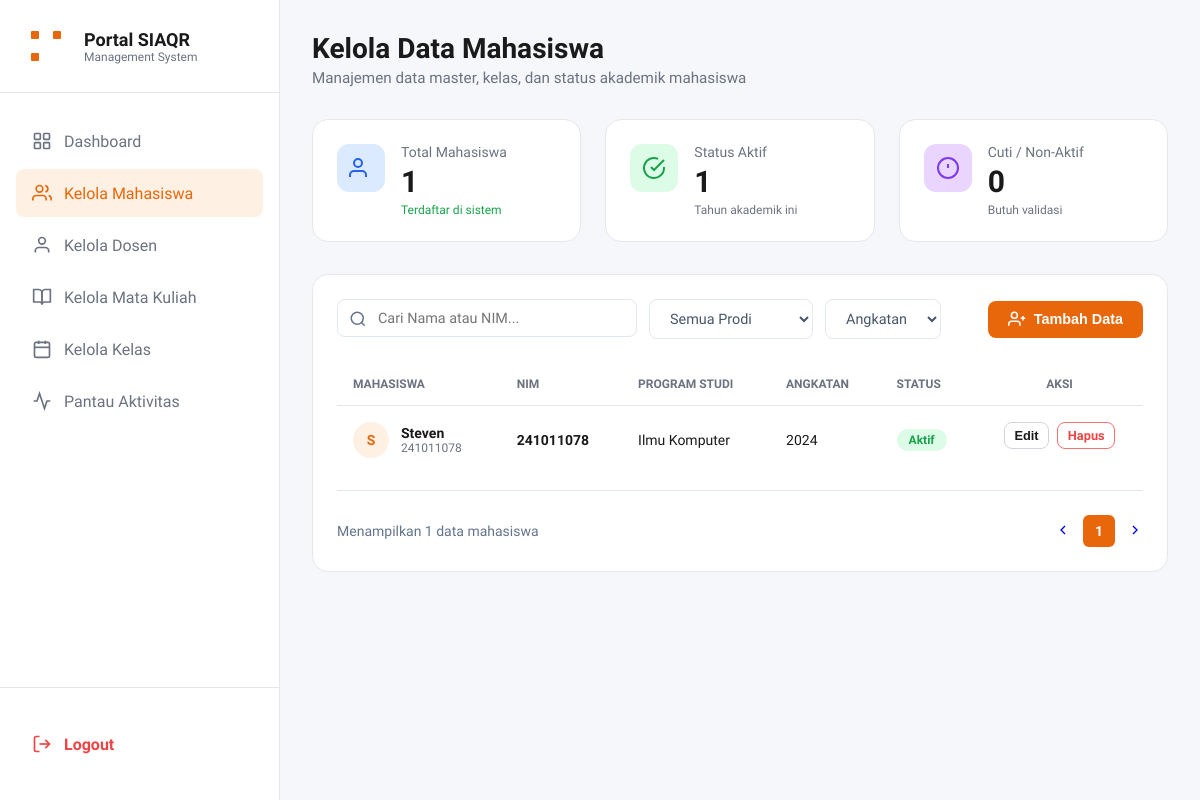
The app's page /kelola_mahasiswa.php, older data.
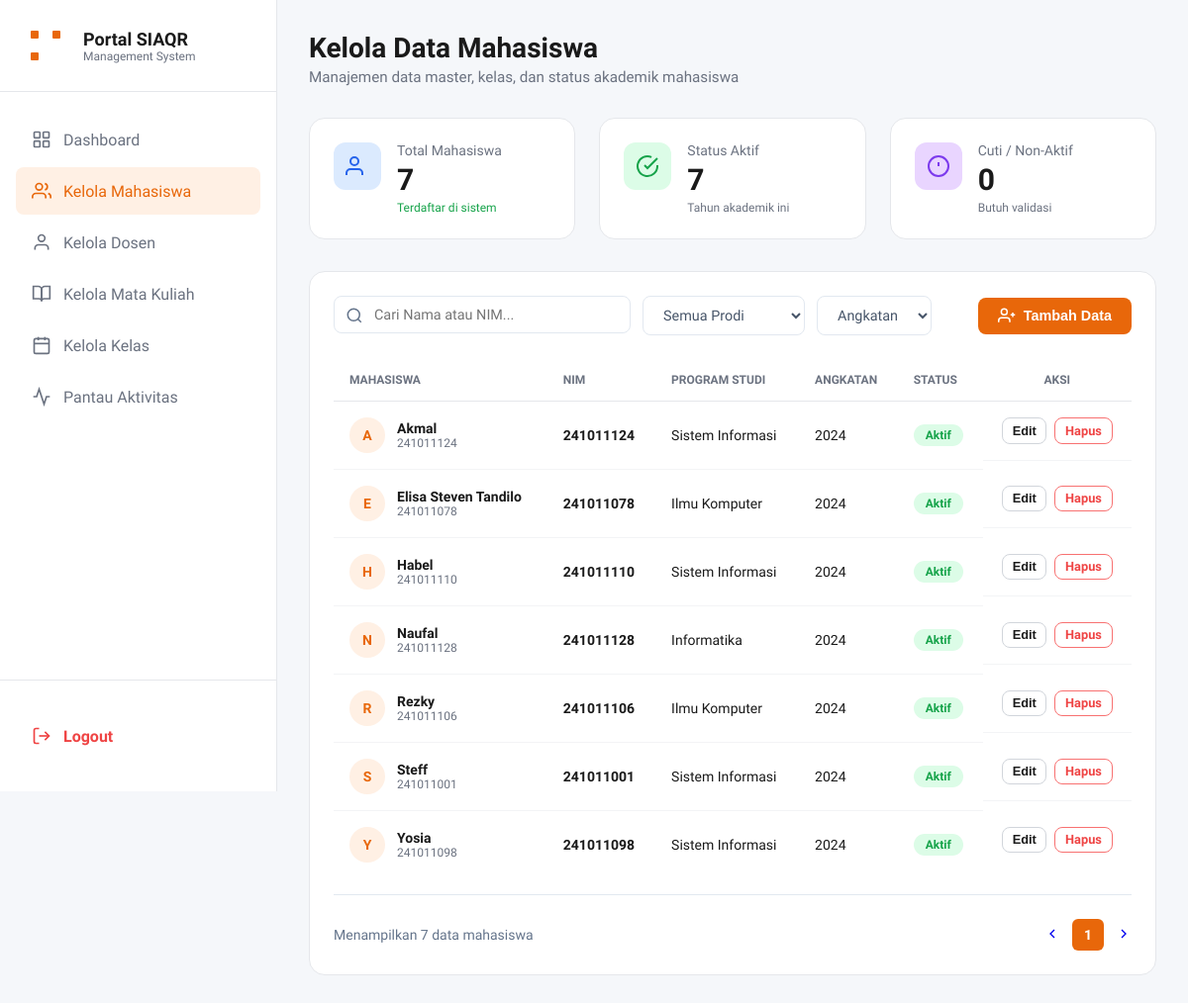
The same page, newer data.
### tables this page shows
CREATE TABLE `mahasiswa` (
  `id_mahasiswa` int(11) NOT NULL,
  `nama` varchar(100) DEFAULT NULL,
  `nim` varchar(50) DEFAULT NULL,
  `angkatan` int(11) DEFAULT NULL,
  `username` varchar(50) DEFAULT NULL,
  `password` varchar(255) DEFAULT NULL,
  `program_studi` varchar(100) DEFAULT NULL
);

### kelola_mahasiswa.php (the view, shortened to what the rows shown need)
<?php
require 'connection.php';
$query_mhs = "SELECT * FROM mahasiswa ORDER BY angkatan DESC, nama ASC";
$result_mhs = $conn->query($query_mhs);
$total_mahasiswa = $result_mhs->num_rows;
?>
<!DOCTYPE html>
<html lang="id">
<head>
    <link rel="stylesheet" href="style/admin.css">
</head>
<body>
    <div class="admin-wrapper">
        <main class="main-content">
            <div class="content-header">
                <div class="header-left">
                    <h1>Kelola Data Mahasiswa</h1>
                </div>
            </div>
            <div class="content-section">
                <div class="activity-table">
                    <table>
                        <thead>
                            <tr>
                                <th>Mahasiswa</th>
                                <th>NIM</th>
                                <th>Program Studi</th>
                                <th>Angkatan</th>
                                <th>Status</th>
                                <th style="text-align: center;">Aksi</th>
                            </tr>
                        </thead>
                        <tbody>
                            <?php if ($total_mahasiswa > 0): ?>
                                <?php while($row = $result_mhs->fetch_assoc()): ?>
                                <tr>
                                    <td>
                                        <div class="user-cell">
                                            <div class="user-avatar"><?= strtoupper(substr($row['nama'], 0, 1)) ?></div>
                                            <div>
                                                <div class="user-name"><?= htmlspecialchars(ucwords($row['nama'])) ?></div>
                                                <div class="user-role"><?= htmlspecialchars($row['username']) ?></div>
                                            </div>
                                        </div>
                                    </td>
                                    <td><strong><?= htmlspecialchars($row['nim']) ?></strong></td>
                                    <td><?= htmlspecialchars(ucwords($row['program_studi'])) ?></td>
                                    <td><?= htmlspecialchars($row['angkatan']) ?></td>
                                    <td><span class="status-badge success">Aktif</span></td>
                                    <td style="text-align: center; display: flex; gap: 0.5rem; justify-content: center;">
                                        <button class="btn btn-outline" style="padding: 0.3rem 0.6rem; font-size: 0.8rem;"
                                                data-id="<?= $row['id_mahasiswa'] ?>"
                                                data-nama="<?= htmlspecialchars($row['nama']) ?>"
                                                data-nim="<?= htmlspecialchars($row['nim']) ?>"
                                                data-prodi="<?= htmlspecialchars($row['program_studi']) ?>"
                                                data-angkatan="<?= htmlspecialchars($row['angkatan']) ?>"
                                                onclick="openEditModal(this)">
                                            Edit
                                        </button>
                                        <a href="?hapus=<?= $row['id_mahasiswa'] ?>"
                                           onclick="return confirm('Apakah Anda yakin ingin menghapus data <?= htmlspecialchars($row['nama']) ?>? Tindakan ini permanen!');"
                                           class="btn btn-outline"
                                           style="padding: 0.3rem 0.6rem; font-size: 0.8rem; color: #EF4444; border-color: #F87171; text-decoration: none;">
                                            Hapus
                                        </a>
                                    </td>
                                </tr>
                                <?php endwhile; ?>
                            <?php else: ?>
                                <tr>
                                    <td colspan="6" style="text-align: center; padding: 2rem; color: #64748b;">Belum ada data mahasiswa di database.</td>
                                </tr>
                            <?php endif; ?>
                        </tbody>
                    </table>
                </div>
            </div>
        </main>
    </div>
</body>
</html>

Row changes from the older to the newer data that the page shows:
removed mahasiswa: nama "S", nama "Steven", username "241011078", nim "241011078", program_studi "Ilmu Komputer", angkatan "2024"
added mahasiswa: nama "A", nama "Akmal", username "241011124", nim "241011124", program_studi "Sistem Informasi", angkatan "2024"
added mahasiswa: nama "E", nama "Elisa Steven Tandilo", username "241011078", nim "241011078", program_studi "Ilmu Komputer", angkatan "2024"
added mahasiswa: nama "H", nama "Habel", username "241011110", nim "241011110", program_studi "Sistem Informasi", angkatan "2024"
added mahasiswa: nama "N", nama "Naufal", username "241011128", nim "241011128", program_studi "Informatika", angkatan "2024"
added mahasiswa: nama "R", nama "Rezky", username "241011106", nim "241011106", program_studi "Ilmu Komputer", angkatan "2024"
added mahasiswa: nama "S", nama "Steff", username "241011001", nim "241011001", program_studi "Sistem Informasi", angkatan "2024"
added mahasiswa: nama "Y", nama "Yosia", username "241011098", nim "241011098", program_studi "Sistem Informasi", angkatan "2024"
Text that changed along with them:
$total_mahasiswa: "1" → "7"
